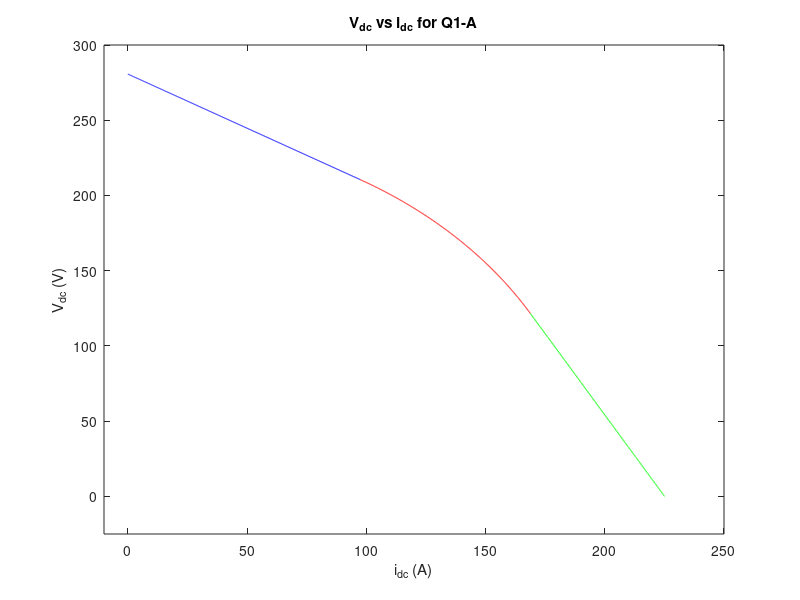
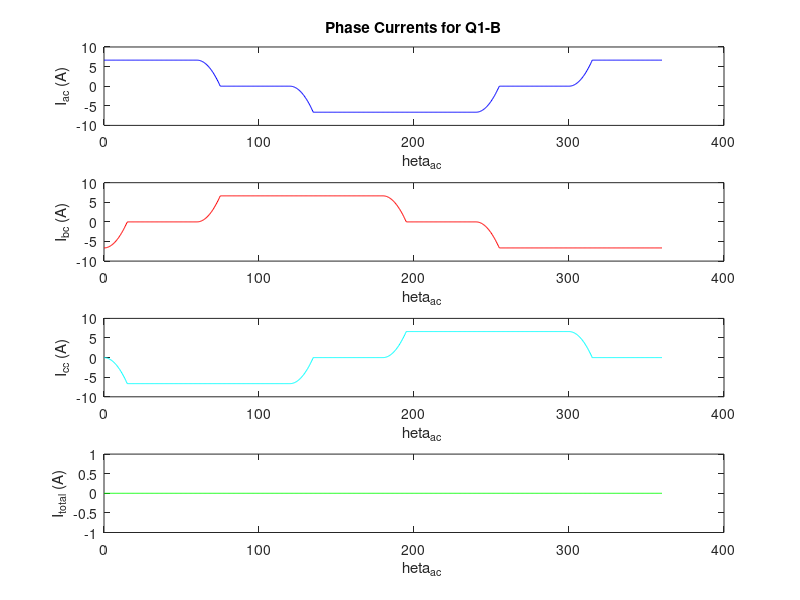
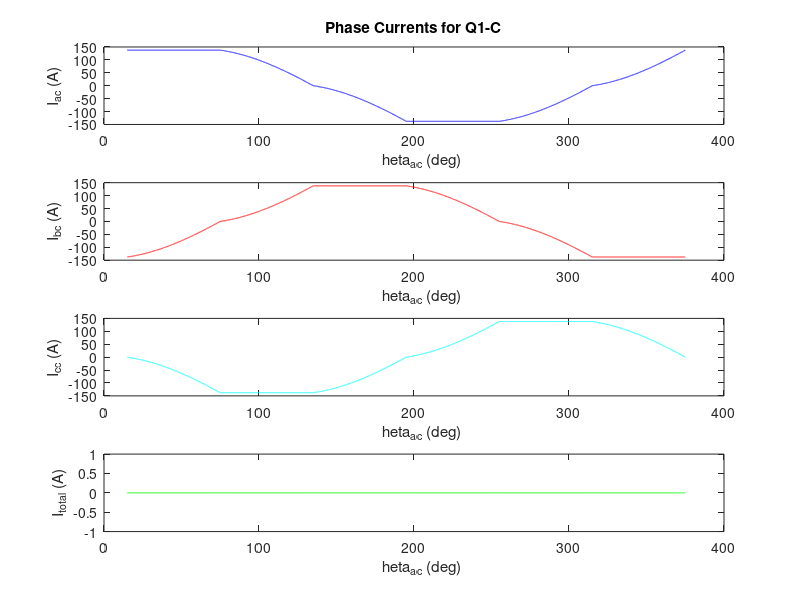

These figures' MATLAB source, in order:
clear all
clc

% given quantities
L_ac = 2e-3; % ac inductor
max_gamma = pi/3;
max_alpha = pi/6;
max_delta = pi/3;
f_ac = 60; % frequency of fundamental
T_ac = 1/f_ac; % period of fundamental
w_ac = 2*pi/T_ac;
gamma = 0:max_gamma/1000:max_gamma;
alpha = 0:max_alpha/1000:max_alpha;
delta = 0:max_delta/1000:max_delta;
E_given = sqrt(2)*120;

%% Part A
k = 0;
for N = 1:length(gamma)
    if (gamma(N) >= 0 && gamma(N) <= pi/3)
        V_dc_1(k+1) = (3*sqrt(3)*E_given/(2*pi))*(1+cos(gamma(N)));
        i_dc_1(k+1) = -(30000*cos(gamma(N))*sqrt(6)/377)+(30000*sqrt(6)/377);
    k = k+1;
    end
end
k = 0;
figure;
plot(i_dc_1,V_dc_1, 'b')
hold on

for N = 1:length(alpha)
    if (alpha(N) >= 0 && alpha(N) <= pi/6)
        V_dc_2(k+1) = 9*E_given*cos(alpha(N) + (pi/6))/(2*pi);
        i_dc_2(k+1) = sqrt(3)*E_given*sin(alpha(N) + (pi/6))/(2*w_ac*L_ac);
    k = k+1;
    end
end
k = 0;

plot(i_dc_2,V_dc_2, 'r')

for N = 1:length(delta)
    if (delta(N) >= 0 && delta(N) <= pi/3)
        V_dc_3(k+1) = 9*E_given*(1-sin(delta(N) + pi/6))/(2*pi);
        i_dc_3(k+1) = (1+sin(delta(N) + pi/6))*E_given/(2*w_ac*L_ac);
    k = k+1;
    end
end

plot(i_dc_3,V_dc_3, 'g')
ylim([-25 300])
xlim([-10 250])
xlabel("i_d_c (A)")
ylabel("V_d_c (V)")
title("V_d_c vs i_d_c for Q1-A")

%% Part B

k = 0;
max_gamma = pi/12;
max_theta = 2*pi;
theta = 0:max_theta/1000:max_theta;

V_dc = (3*sqrt(3)*E_given/(2*pi))*(1+cos(pi/12)); % 275.9087 V
i_dc = -(30000*cos(pi/12)*sqrt(6)/377)+(30000*sqrt(6)/377); % 6.6417 A
R_load_PartB = V_dc/i_dc; % 41.5417 Ohms

for N = 1:length(theta)
    if (theta(N) >= 0 && theta(N) <= max_gamma) % Commutation
        i_ac(k+1) = i_dc;
        i_bc(k+1) = ((sqrt(3)*(1-cos(theta(N)))*E_given)/(2*w_ac*L_ac))-i_dc;
        i_cc(k+1) = -i_bc(k+1) - i_dc;
        i_total(k+1) = i_ac(k+1) + i_bc(k+1) + i_cc(k+1);
    end
    
    if(theta(N) > max_gamma && theta(N) <= pi/3)
        i_ac(k+1) = i_dc;
        i_bc(k+1) = 0;
        i_cc(k+1) = -i_dc;
        i_total(k+1) = i_ac(k+1) + i_bc(k+1) + i_cc(k+1);
    end
    
    if(theta(N) > pi/3 && theta(N) <= max_gamma + pi/3) % Commutation
        i_ac(k+1) = (E_given*(-sin((3*theta(N)-2*pi)/3)+sin(theta(N))-sqrt(3)))/(2*L_ac*w_ac) + i_dc;
        i_bc(k+1) = -i_ac(k+1) + i_dc;
        i_cc(k+1) = -i_dc;
        i_total(k+1) = i_ac(k+1) + i_bc(k+1) + i_cc(k+1);
    end
    
    if(theta(N) > max_gamma + pi/3 && theta(N) <= 2*pi/3)
        i_ac(k+1) = 0;
        i_bc(k+1) = i_dc;
        i_cc(k+1) = -i_dc;
        i_total(k+1) = i_ac(k+1) + i_bc(k+1) + i_cc(k+1);
    end
    
    if(theta(N) > 2*pi/3 && theta(N) <= max_gamma + 2*pi/3) % Commutation
        i_ac(k+1) = (E_given*(-sin((3*theta(N)+2*pi)/3)+sin(theta(N))-sqrt(3)))/(2*L_ac*w_ac);
        i_bc(k+1) = i_dc;
        i_cc(k+1) = -i_ac(k+1) - i_dc;
        i_total(k+1) = i_ac(k+1) + i_bc(k+1) + i_cc(k+1);
    end
    
    if(theta(N) > max_gamma + 2*pi/3 && theta(N) <= 3*pi/3) 
        i_ac(k+1) = -i_dc;
        i_bc(k+1) = i_dc;
        i_cc(k+1) = 0;
        i_total(k+1) = i_ac(k+1) + i_bc(k+1) + i_cc(k+1);
    end
    
    if(theta(N) > 3*pi/3 && theta(N) <= max_gamma + 3*pi/3) % Commutation
        i_ac(k+1) = -i_dc;
        i_bc(k+1) = (sqrt(3)*E_given*(-cos(theta(N))-1))/(2*L_ac*w_ac) + i_dc;
        i_cc(k+1) = -i_bc(k+1) + i_dc;
        i_total(k+1) = i_ac(k+1) + i_bc(k+1) + i_cc(k+1);
    end
    
    if(theta(N) > max_gamma + 3*pi/3 && theta(N) <= 4*pi/3) 
        i_ac(k+1) = -i_dc;
        i_bc(k+1) = 0;
        i_cc(k+1) = i_dc;
        i_total(k+1) = i_ac(k+1) + i_bc(k+1) + i_cc(k+1);
    end
    
    if(theta(N) > 4*pi/3 && theta(N) <= max_gamma + 4*pi/3) % Commutation
        i_bc(k+1) = (E_given*(sin((3*theta(N)-2*pi)/3)-sin(theta(N))-sqrt(3)))/(2*L_ac*w_ac);
        i_ac(k+1) = -i_bc(k+1) - i_dc;
        i_cc(k+1) = i_dc;
        i_total(k+1) = i_ac(k+1) + i_bc(k+1) + i_cc(k+1);
    end
    
    if(theta(N) > max_gamma + 4*pi/3 && theta(N) <= 5*pi/3) 
        i_ac(k+1) = 0;
        i_bc(k+1) = -i_dc;
        i_cc(k+1) = i_dc;
        i_total(k+1) = i_ac(k+1) + i_bc(k+1) + i_cc(k+1);
    end
    
    if(theta(N) > 5*pi/3 && theta(N) <= max_gamma + 5*pi/3) % Commutation
        i_bc(k+1) = -i_dc;
        i_cc(k+1) = (E_given*(sin((3*theta(N)+2*pi)/3)-sin(theta(N))-sqrt(3)))/(2*L_ac*w_ac) + i_dc;
        i_ac(k+1) = -i_cc(k+1) + i_dc;
        i_total(k+1) = i_ac(k+1) + i_bc(k+1) + i_cc(k+1);
    end
 
    if(theta(N) > max_gamma + 5*pi/3 && theta(N) <= 2*pi)
        i_ac(k+1) = i_dc;
        i_bc(k+1) = -i_dc;
        i_cc(k+1) = 0;
        i_total(k+1) = i_ac(k+1) + i_bc(k+1) + i_cc(k+1);
    end
    
    k = k+1;
end

figure;
subplot(4,1,1)
plot(theta*180/pi, i_ac, 'b')
xlabel("{\theta_a_c}")
ylabel("I_a_c (A)")
title("Phase Currents for Q1-B")

subplot(4,1,2)
plot(theta*180/pi, i_bc, 'r')
xlabel("{\theta_a_c}")
ylabel("I_b_c (A)")

subplot(4,1,3)
plot(theta*180/pi, i_cc, 'c')
xlabel("{\theta_a_c}")
ylabel("I_c_c (A)")

subplot(4,1,4)
plot(theta*180/pi, i_total, 'g')
xlabel("{\theta_a_c}")
ylabel("I_t_o_t_a_l (A)")



%% Part C

k = 0;
max_alpha = pi/12;
max_theta = max_alpha + 6*pi/3;
theta = max_alpha:max_alpha/1000:max_theta;

V_dc = (9*E_given/(2*pi))*cos(max_alpha+(pi/6)); % 171.8873 V
i_dc = (sqrt(3)*E_given/(2*w_ac*L_ac))*sin(max_alpha+(pi/6)); % 137.8322 A
R_load_PartC = V_dc/i_dc; % 1.2471 Ohms

for N = 1:length(theta)
    if(theta(N) >= max_alpha && theta(N) <= max_alpha + pi/3) % Commutation
        i_ac(k+1) = i_dc;
        i_bc(k+1) = (sqrt(3)*E_given*(cos(pi/12)-cos(theta(N))))/(2*L_ac*w_ac)-i_dc;
        i_cc(k+1) = -i_bc(k+1) - i_dc;
        i_total(k+1) = i_ac(k+1) + i_bc(k+1) + i_cc(k+1);
    end
    
    if(theta(N) > max_alpha + pi/3 && theta(N) <= max_alpha + 2*pi/3) % Commutation
        i_ac(k+1) = -(E_given*(sqrt(2)*(sin((3*theta(N)-2*pi)/3)-sin(theta(N))+sin((5*pi)/12))+1))/(2^(3/2)*L_ac*w_ac) + i_dc;
        i_bc(k+1) = -i_ac(k+1) + i_dc;
        i_cc(k+1) = -i_dc;
        i_total(k+1) = i_ac(k+1) + i_bc(k+1) + i_cc(k+1);
    end
    
    if(theta(N) > max_alpha + 2*pi/3 && theta(N) <= max_alpha + 3*pi/3) % Commutation
        i_ac(k+1) = -(E_given*(sqrt(2)*(sin((3*theta(N)+2*pi)/3)-sin(theta(N))-sin((17*pi)/12))+1))/(2^(3/2)*L_ac*w_ac);
        i_bc(k+1) = i_dc;
        i_cc(k+1) = -i_ac(k+1) - i_dc;
        i_total(k+1) = i_ac(k+1) + i_bc(k+1) + i_cc(k+1);
    end
    
    if(theta(N) > max_alpha + 3*pi/3 && theta(N) <= max_alpha + 4*pi/3) % Commutation
        
        i_ac(k+1) = -i_dc;
        i_bc(k+1) = (sqrt(3)*E_given*(cos((13*pi)/12)-cos(theta(N))))/(2*L_ac*w_ac) + i_dc;
        i_cc(k+1) = -i_bc(k+1) + i_dc;
        i_total(k+1) = i_ac(k+1) + i_bc(k+1) + i_cc(k+1);
    end
    
    if(theta(N) > max_alpha + 4*pi/3 && theta(N) <= max_alpha + 5*pi/3) % Commutation
        i_bc(k+1) = (E_given*(sqrt(2)*(sin((3*theta(N)-2*pi)/3)-sin(theta(N))+sin((17*pi)/12))-1))/(2^(3/2)*L_ac*w_ac);
        i_ac(k+1) = -i_bc(k+1) - i_dc;
        i_cc(k+1) = i_dc;
        i_total(k+1) = i_ac(k+1) + i_bc(k+1) + i_cc(k+1);
    end
    
    if(theta(N) > max_alpha + 5*pi/3 && theta(N) <= max_alpha + 6*pi/3) % Commutation
        i_bc(k+1) = -i_dc;
        i_cc(k+1) = (E_given*(sqrt(2)*(sin((3*theta(N)+2*pi)/3)-sin(theta(N))-sin((29*pi)/12))-1))/(2^(3/2)*L_ac*w_ac) + i_dc;
        i_ac(k+1) = -i_cc(k+1) + i_dc;
        i_total(k+1) = i_ac(k+1) + i_bc(k+1) + i_cc(k+1);
    end
    
    k = k+1;
end


figure;
subplot(4,1,1)
plot(theta*180/pi, i_ac, 'b')
xlabel("{\theta_a_c} (deg)")
ylabel("I_a_c (A)")
title("Phase Currents for Q1-C")

subplot(4,1,2)
plot(theta*180/pi, i_bc, 'r')
xlabel("{\theta_a_c} (deg)")
ylabel("I_b_c (A)")

subplot(4,1,3)
plot(theta*180/pi, i_cc, 'c')
xlabel("{\theta_a_c} (deg)")
ylabel("I_c_c (A)")

subplot(4,1,4)
plot(theta*180/pi, i_total, 'g')
xlabel("{\theta_a_c} (deg)")
ylabel("I_t_o_t_a_l (A)")
